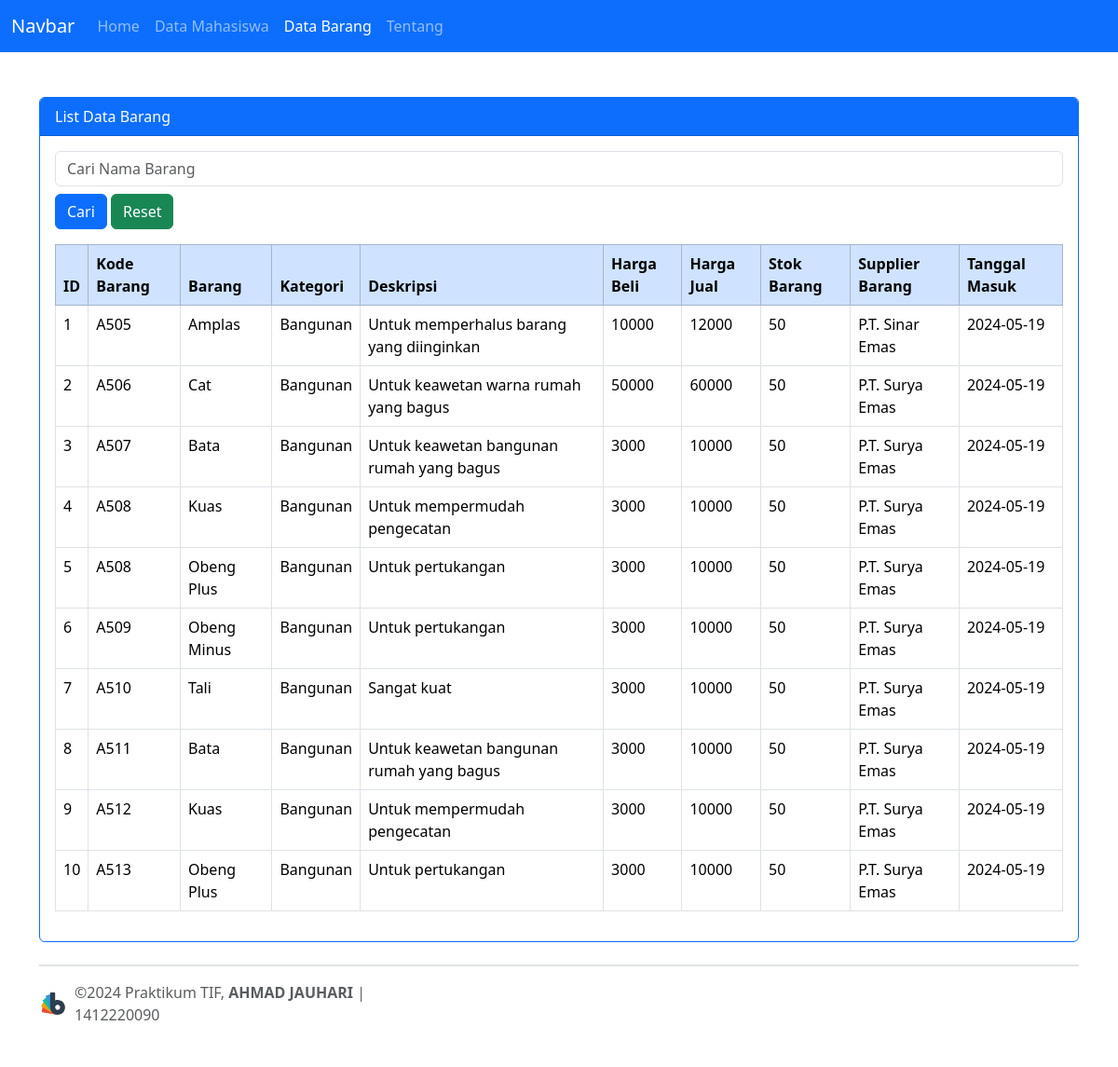
The app's page /index.php/barang/data_barang with its own data.
### tables this page shows
CREATE TABLE `barang` (
  `id` int NOT NULL,
  `kode` varchar(20) NOT NULL,
  `barang` varchar(100) NOT NULL,
  `kategori` varchar(50) NOT NULL,
  `deskripsi` text NOT NULL,
  `hargabeli` float NOT NULL,
  `hargajual` float NOT NULL,
  `stok` int NOT NULL,
  `supplier` varchar(100) NOT NULL,
  `tglmasuk` date NOT NULL
);

### application/controllers/Barang.php (called while the page is built, shortened)
<?php
class Barang extends CI_Controller
{
    public function __construct()
    {
        $this->load->model('Barang_model');
    }
    public function data_barang()
    {
        $data['title'] = 'Data Barang';
        $data['active_menu'] = 'data_barang';
        $data['barang'] = $this->Barang_model->get_all_barang();
        $data['content'] = $this->load->view('list_barang', $data, true);
        $this->load->view('template/template', $data);
    }
}

### index.php (called while the page is built, shortened)
<?php
require_once BASEPATH.'core/CodeIgniter.php';

### application/models/Barang_model.php (called while the page is built, shortened)
<?php
class Barang_model extends CI_Model
{
    public function get_all_barang()
    {
        $query = $this->db->get('barang');
        return $query->result_array();
    }
}

### application/views/list_barang.php (the view)
<div class="card border border-primary">
    <div class="card-header bg-primary text-white">List Data Barang</div>
    <div class="card-body">
        <div class="button-container">
            <form action="<?php echo site_url('index.php/caribarang'); ?>" method="post">
                <input class="form-control" type="text" value="<?php echo isset($keyword) ? $keyword : '' ?>" name="keyword" placeholder="Cari Nama Barang"> <button class="btn btn-primary mt-2" type="submit">Cari</button>
                <button class="btn btn-success mt-2" onclick="window.location.href='<?php echo base_url('index.php/barang'); ?>'" type="button">Reset</button>
            </form>
        </div>
        <div class="table-responsive">
            <table class="table table-bordered table-hover mt-3">
                <thead>
                    <tr class="table-primary">
                        <th>ID</th>
                        <th>Kode Barang</th>
                        <th>Barang</th>
                        <th>Kategori</th>
                        <th>Deskripsi</th>
                        <th>Harga Beli</th>
                        <th>Harga Jual</th>
                        <th>Stok Barang</th>
                        <th>Supplier Barang</th>
                        <th>Tanggal Masuk</th>
                    </tr>
                </thead>
                <tbody>
                    <?php foreach ($barang as $brg) { ?>
                        <tr>
                            <td><?php echo $brg['id']; ?></td>
                            <td><?php echo $brg['kode']; ?></td>
                            <td><?php echo $brg['barang']; ?></td>
                            <td><?php echo $brg['kategori']; ?></td>
                            <td><?php echo $brg['deskripsi']; ?></td>
                            <td><?php echo $brg['hargabeli']; ?></td>
                            <td><?php echo $brg['hargajual']; ?></td>
                            <td><?php echo $brg['stok']; ?></td>
                            <td><?php echo $brg['supplier']; ?></td>
                            <td><?php echo $brg['tglmasuk']; ?></td>
                        </tr>
                    <?php } ?>
                </tbody>
            </table>
        </div>
    </div>
</div>

### application/views/template/template.php (shortened to what this page needs)
<!DOCTYPE html>
<html lang="en">
<head>
    <link href="<?= base_url('assets/bootswatch-5/dist/litera/bootstrap.min.css') ?>" rel="stylesheet">
</head>
<body>
    <nav class="navbar navbar-expand-lg bg-primary" data-bs-theme="dark">
        <div class="container-fluid">
            <a class="navbar-brand" href="#">Navbar</a>
            <div class="collapse navbar-collapse" id="navbarColor01">
                <ul class="navbar-nav me-auto">
                    <li class="nav-item">
                        <a class="nav-link <?php echo $active_menu == 'home' ? 'active' : ''; ?>" href="<?= site_url('index.php/beranda') ?>">Home</a>
                    </li>
                    <li class="nav-item">
                        <a class="nav-link <?php echo $active_menu == 'data_mahasiswa' ? 'active' : ''; ?>" href="<?= site_url('index.php/mahasiswa') ?>">Data Mahasiswa</a>
                    </li>
                    <li class="nav-item">
                        <a class="nav-link <?php echo $active_menu == 'data_barang' ? 'active' : ''; ?>" href="<?= site_url('index.php/barang') ?>">Data Barang</a>
                    </li>
                    <li class="nav-item">
                        <a class="nav-link <?php echo $active_menu == 'tentang' ? 'active' : ''; ?>" href="<?= site_url('index.php/tentang') ?>">Tentang</a>
                    </li>
                </ul>
            </div>
        </div>
    </nav>
    <div class="container mt-5 mb-5">
        <?php echo $content; ?>
        <footer class="d-flex flex-wrap justify-content-between align-itemscenter py-3 my-4 border-top border-2">
            <div class="col-md-4 d-flex align-items-center">
                <a href="/" class="mb-3 me-2 mb-md-0 text-muted text-decorationnone lh-1">
                    <img width="30" height="24" src="<?php echo site_url('assets/bootswatch-5/docs/_assets/img/logo-dark.svg'); ?>">
                </a>
                <span class="text-muted">©2024 Praktikum TIF, <b>AHMAD JAUHARI</b> | 1412220090</span>
            </div>
        </footer>
    </div>
</body>
</html>
</body>
</html>

### records on screen
barang: id "1", kode "A505", barang "Amplas", kategori "Bangunan", deskripsi "Untuk memperhalus barang yang diinginkan", hargabeli "10000", hargajual "12000", stok "50", supplier "P.T. Sinar Emas", tglmasuk "2024-05-19"
barang: id "2", kode "A506", barang "Cat", kategori "Bangunan", deskripsi "Untuk keawetan warna rumah yang bagus", hargabeli "50000", hargajual "60000", stok "50", supplier "P.T. Surya Emas", tglmasuk "2024-05-19"
barang: id "3", kode "A507", barang "Bata", kategori "Bangunan", deskripsi "Untuk keawetan bangunan rumah yang bagus", hargabeli "3000", hargajual "10000", stok "50", supplier "P.T. Surya Emas", tglmasuk "2024-05-19"
barang: id "4", kode "A508", barang "Kuas", kategori "Bangunan", deskripsi "Untuk mempermudah pengecatan", hargabeli "3000", hargajual "10000", stok "50", supplier "P.T. Surya Emas", tglmasuk "2024-05-19"
barang: id "5", kode "A508", barang "Obeng Plus", kategori "Bangunan", deskripsi "Untuk pertukangan", hargabeli "3000", hargajual "10000", stok "50", supplier "P.T. Surya Emas", tglmasuk "2024-05-19"
barang: id "6", kode "A509", barang "Obeng Minus", kategori "Bangunan", deskripsi "Untuk pertukangan", hargabeli "3000", hargajual "10000", stok "50", supplier "P.T. Surya Emas", tglmasuk "2024-05-19"
barang: id "7", kode "A510", barang "Tali", kategori "Bangunan", deskripsi "Sangat kuat", hargabeli "3000", hargajual "10000", stok "50", supplier "P.T. Surya Emas", tglmasuk "2024-05-19"
barang: id "8", kode "A511", barang "Bata", kategori "Bangunan", deskripsi "Untuk keawetan bangunan rumah yang bagus", hargabeli "3000", hargajual "10000", stok "50", supplier "P.T. Surya Emas", tglmasuk "2024-05-19"
barang: id "9", kode "A512", barang "Kuas", kategori "Bangunan", deskripsi "Untuk mempermudah pengecatan", hargabeli "3000", hargajual "10000", stok "50", supplier "P.T. Surya Emas", tglmasuk "2024-05-19"
barang: id "10", kode "A513", barang "Obeng Plus", kategori "Bangunan", deskripsi "Untuk pertukangan", hargabeli "3000", hargajual "10000", stok "50", supplier "P.T. Surya Emas", tglmasuk "2024-05-19"
